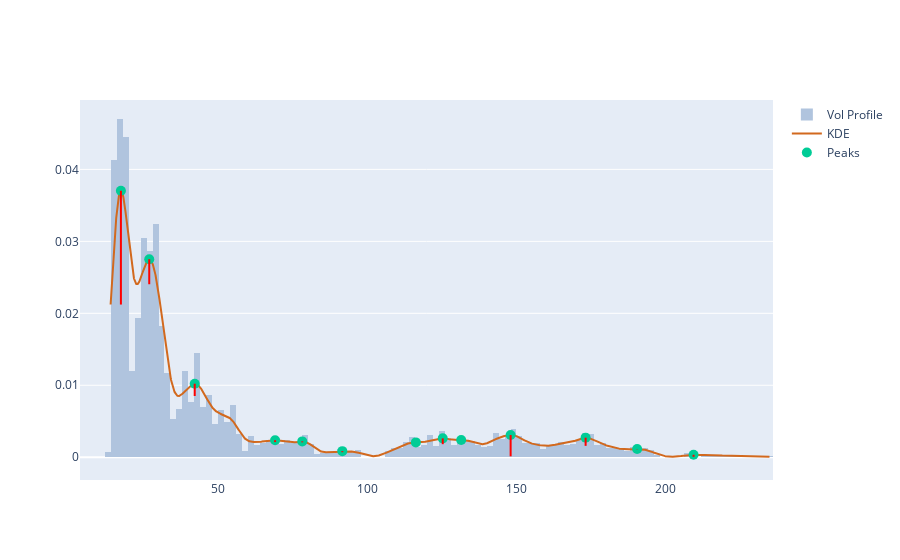

Here is the notebook cell this chart was saved with:
### Code cell
# Plot with prominence lines
fig = get_dist_plot(close, volume, xr, kdy)
fig.add_trace(go.Scatter(name='Peaks', x=pkx, y=pky, mode='markers', marker=pk_marker_args))

# Draw prominence lines
left_base = peak_props['left_bases'] 
right_base = peak_props['right_bases'] 
line_x = pkx
line_y0 = pky
line_y1 = pky - peak_props['prominences']

for x, y0, y1 in zip(line_x, line_y0, line_y1): 
    fig.add_shape(type='line',xref='x', yref='y',x0=x, y0=y0, x1=x, y1=y1, line=dict(color='red', width=2))
fig.show()

### Figure 1 — Plotly figure (JSON) as saved in the notebook; plotly's stock layout.template omitted (floating-point values rounded to 4 significant figures; data arrays with more than 128 entries replaced by an {"elided": "..."} marker saying what was removed)
{"data": [{"histfunc": "sum", "histnorm": "probability density", "marker": {"color": "#B0C4DE"}, "name": "Vol Profile", "nbinsx": 150, "type": "histogram", "x": {"elided": "2921 float values"}, "y": {"elided": "2921 int values"}}, {"marker": {"color": "#D2691E"}, "mode": "lines", "name": "KDE", "type": "scatter", "x": {"elided": "5000 float values"}, "y": {"elided": "5000 float values"}}, {"marker": {"size": 10}, "mode": "markers", "name": "Peaks", "type": "scatter", "x": [17.39, 26.89, 42.14, 69.09, 78.19, 91.62, 116.3, 125.3, 131.5, 148.0, 173.2, 190.5, 209.4], "y": [0.03703, 0.02752, 0.01022, 0.00237, 0.002204, 0.000844, 0.002065, 0.002622, 0.002396, 0.003085, 0.00272, 0.001134, 0.0003451]}], "layout": {"shapes": [{"line": {"color": "red", "width": 2}, "type": "line", "x0": 17.39, "x1": 17.39, "xref": "x", "y0": 0.03703, "y1": 0.02122, "yref": "y"}, {"line": {"color": "red", "width": 2}, "type": "line", "x0": 26.89, "x1": 26.89, "xref": "x", "y0": 0.02752, "y1": 0.02404, "yref": "y"}, {"line": {"color": "red", "width": 2}, "type": "line", "x0": 42.14, "x1": 42.14, "xref": "x", "y0": 0.01022, "y1": 0.008511, "yref": "y"}, {"line": {"color": "red", "width": 2}, "type": "line", "x0": 69.09, "x1": 69.09, "xref": "x", "y0": 0.00237, "y1": 0.002105, "yref": "y"}, {"line": {"color": "red", "width": 2}, "type": "line", "x0": 78.19, "x1": 78.19, "xref": "x", "y0": 0.002204, "y1": 0.002069, "yref": "y"}, {"line": {"color": "red", "width": 2}, "type": "line", "x0": 91.62, "x1": 91.62, "xref": "x", "y0": 0.000844, "y1": 0.0006969, "yref": "y"}, {"line": {"color": "red", "width": 2}, "type": "line", "x0": 116.3, "x1": 116.3, "xref": "x", "y0": 0.002065, "y1": 0.002063, "yref": "y"}, {"line": {"color": "red", "width": 2}, "type": "line", "x0": 125.3, "x1": 125.3, "xref": "x", "y0": 0.002622, "y1": 0.001813, "yref": "y"}, {"line": {"color": "red", "width": 2}, "type": "line", "x0": 131.5, "x1": 131.5, "xref": "x", "y0": 0.002396, "y1": 0.00239, "yref": "y"}, {"line": {"color": "red", "width": 2}, "type": "line", "x0": 148.0, "x1": 148.0, "xref": "x", "y0": 0.003085, "y1": 0.0001264, "yref": "y"}, {"line": {"color": "red", "width": 2}, "type": "line", "x0": 173.2, "x1": 173.2, "xref": "x", "y0": 0.00272, "y1": 0.001583, "yref": "y"}, {"line": {"color": "red", "width": 2}, "type": "line", "x0": 190.5, "x1": 190.5, "xref": "x", "y0": 0.001134, "y1": 0.001099, "yref": "y"}, {"line": {"color": "red", "width": 2}, "type": "line", "x0": 209.4, "x1": 209.4, "xref": "x", "y0": 0.0003451, "y1": 6.042e-05, "yref": "y"}]}}
